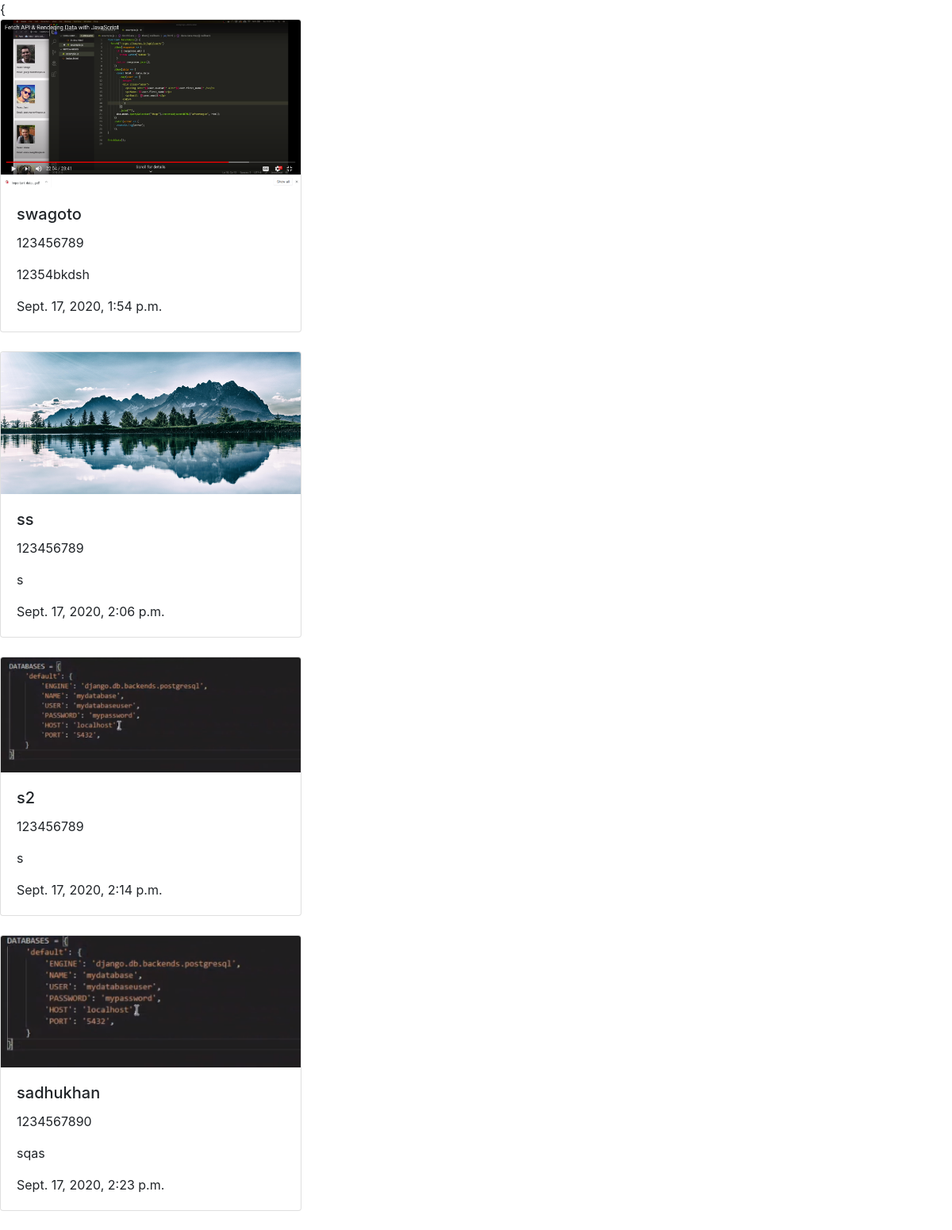
/view, run on the app's committed database.
### app/models.py (models this page shows, shortened)
class Userupdate((models.Model)):
    name = models.CharField(max_length=20)
    mobile = models.IntegerField(max_length=10, blank=True, null=False)
    address = models.CharField(max_length=50)
    image = models.ImageField(upload_to='media/', blank=True)
    timestamp = models.DateTimeField(auto_now_add=True)
    class Meta:
        db_table = 'userdetails'

### app/views.py (the view)
# urls.py: path('view', picture_view, name='picture_view'),
def picture_view(request):
    pic = Userupdate.objects.all()
    return render(request, "view.html", {'pic': pic})

### app/templates/view.html (shortened to what this page needs)
<!DOCTYPE html>
{% load static %}
<html lang="en">
  <head>
    <link
      rel="stylesheet"
      href="https://stackpath.bootstrapcdn.com/bootstrap/4.5.2/css/bootstrap.min.css"
    />
  </head>
  <body>
    {{% for im in pic %}
    <div class="row row-cols-1 row-cols-md-3">
      <div class="col mb-4">
        <div class="card h-100">
          <img src="{{im.image.url}}" class="card-img-top" alt="..." />
          <div class="card-body">
            <h5 class="card-title">{{im.name}}</h5>
            <p class="card-text">{{im.mobile}}</p>
            <p class="card-text">{{im.address}}</p>
            <p class="card-text">{{im.timestamp}}</p>
          </div>
        </div>
      </div>
    </div>
    {% endfor %}
  </body>
</html>

### data on the page
Userupdate: image (picture), name "swagoto", mobile "123456789", address "12354bkdsh", timestamp "Sept. 17, 2020, 1:54 p.m."
Userupdate: image (picture), name "ss", mobile "123456789", address "s", timestamp "Sept. 17, 2020, 2:06 p.m."
Userupdate: image (picture), name "s2", mobile "123456789", address "s", timestamp "Sept. 17, 2020, 2:14 p.m."
Userupdate: image (picture), name "sadhukhan", mobile "1234567890", address "sqas", timestamp "Sept. 17, 2020, 2:23 p.m."
